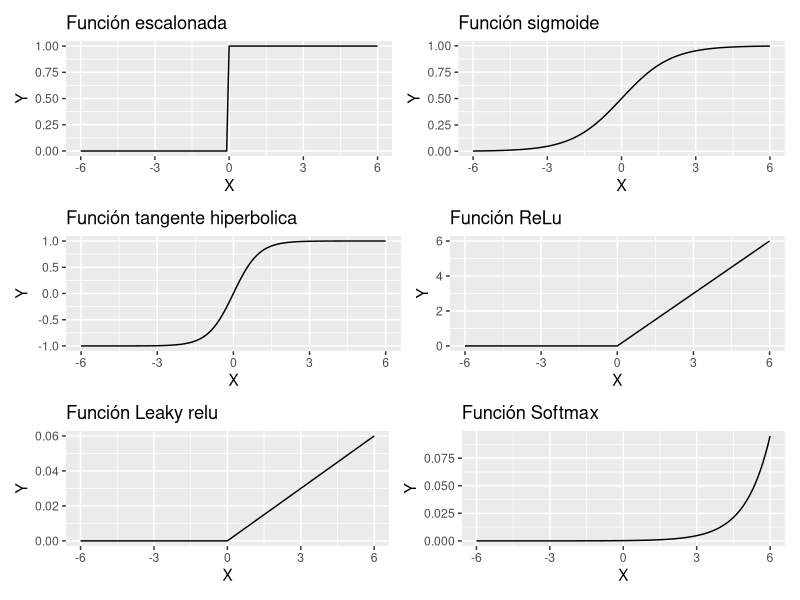

This chart was generated by the following R code:
library(ggplot2)
library(dplyr)
library(patchwork)
library(knitr)

######################################################
### Función de escalonada
######################################################

escalonada <- function(x) { ifelse(x<0,0,1) }

x <- seq(-6,6,0.1)
y <- escalonada(x)    

plotEscalonada <-  
    data.frame(x=x,y=y) %>% 
    ggplot(aes(x=x,y=y)) + 
    geom_line() + 
    xlab('X') + 
    ylab('Y') +
    ggtitle('Función escalonada')

######################################################
### Función de activación sigmoide
######################################################

sigmoide <- function(x) {(1)/(1+exp(-x))}
x <- seq(-6,6,0.1)
y <- sigmoide(x)    

plotSigmoide <- 
    data.frame(x=x,y=y) %>% 
    ggplot(aes(x=x,y=y)) + 
    geom_line() + 
    xlab('X') + 
    ylab('Y') + 
    ggtitle('Función sigmoide')


######################################################
### Función de activación tangente hiperbolica
######################################################

hiperbolica <- function(x) { (((2)/(1+exp(-2*x)))-1) }
x <- seq(-6,6,0.1)
y <- hiperbolica(x)    

plotHiperbolica <- 
    data.frame(x=x,y=y) %>% 
    ggplot(aes(x=x,y=y)) + 
    geom_line() + 
    xlab('X') + 
    ylab('Y') + 
    ggtitle('Función tangente hiperbolica')

######################################################
### Función de activación ReLU – Rectified Lineal Unit
######################################################

relu <- function(x) { ifelse(x<0,0,x) }

x <- seq(-6,6,0.1)
y <- relu(x)    

plotRelu <-  
    data.frame(x=x,y=y) %>% 
    ggplot(aes(x=x,y=y)) + 
    geom_line() + 
    xlab('X') + 
    ylab('Y') +
    ggtitle('Función ReLu')

######################################################
### Función de activación Leaky ReLU 
######################################################

leakyRelu <- function(x,a) { ifelse(x<0,0,x*a) }

x <- seq(-6,6,0.1)
y <- leakyRelu(x,0.01)    

plotLeakyRelu <-  
    data.frame(x=x,y=y) %>% 
    ggplot(aes(x=x,y=y)) + 
    geom_line() + 
    xlab('X') + 
    ylab('Y') +
    ggtitle('Función Leaky relu')

######################################################
### Función de activación Softmax
######################################################

softmax <- function(par){
    n.par <- length(par)
    par1 <- sort(par, decreasing = TRUE)
    Lk <- par1[1]
    for (k in 1:(n.par-1)) {
        Lk <- max(par1[k+1], Lk) + log1p(exp(-abs(par1[k+1] - Lk))) 
    }
    val <- exp(par - Lk)
    return(val)
}

x <- seq(-6,6,0.1)
y <- softmax(x)    

plotSoftmax <-  
    data.frame(x=x,y=y) %>% 
    ggplot(aes(x=x,y=y)) + 
    geom_line() + 
    xlab('X') + 
    ylab('Y') +
    ggtitle('Función Softmax')

######################################################
### GRAFICO UNIDO
######################################################
(plotEscalonada+plotSigmoide)/(plotHiperbolica+plotRelu)/(plotLeakyRelu +plotSoftmax)

